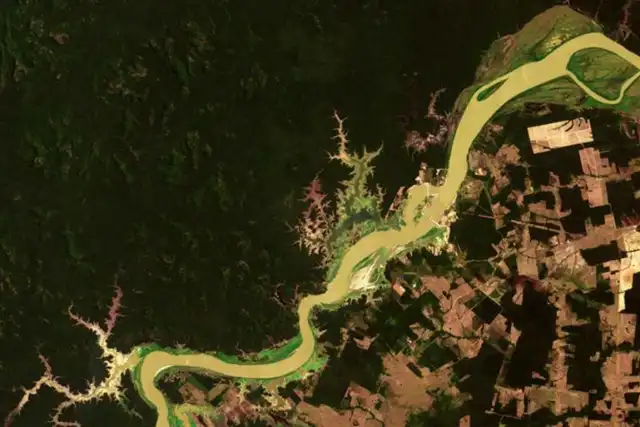
#> input picture imagem_exemplo2.jpeg, 640 x 427 px, found by its file name
$ python limiarizacao.py
#> lines starting #> are read from the running program, lines starting #| are printed output that depends on the picture; after the words box and inside, x2 and y2 are one past the last pixel; in counts of white or black regions, pixels touching at a corner belong together
import cv2
import numpy as np

# carrega a imagem em escala de cinza
img = cv2.imread('imagem_exemplo2.jpeg', 0)
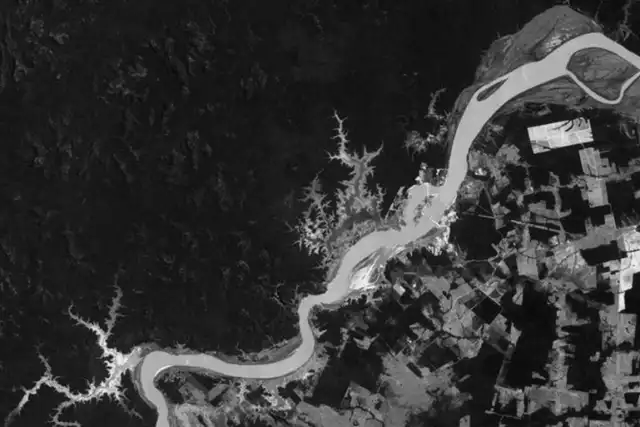
#> img: shape (427, 640); min 1, max 247, mean 52.9

# verifica se a imagem foi carregada corretamente
if img is None:
    print("Erro ao carregar a imagem. Verifique o nome do arquivo e o caminho.")
    exit()

# aplica limiarizazao
ret1, th1 = cv2.threshold(img, 127, 255, cv2.THRESH_BINARY)
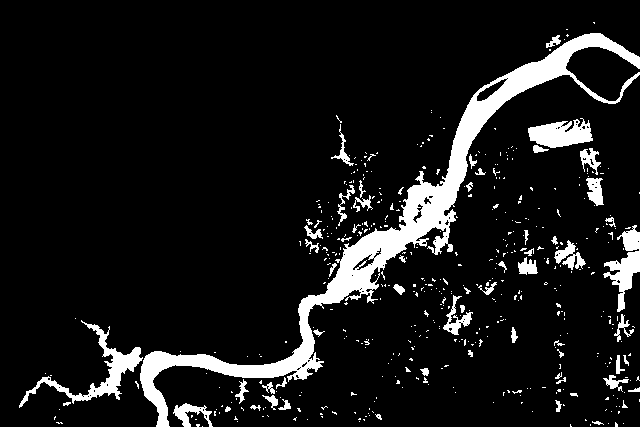
#> th1: shape (427, 640); 9.5% white; 475 white regions (414 under 20 px), largest, box (x1, y1, x2, y2) and area: (140, 33, 640, 427) 15151, (19, 320, 143, 408) 1773, (603, 225, 640, 312) 1287
ret2, th2 = cv2.threshold(img, 127, 255, cv2.THRESH_BINARY+cv2.THRESH_OTSU)
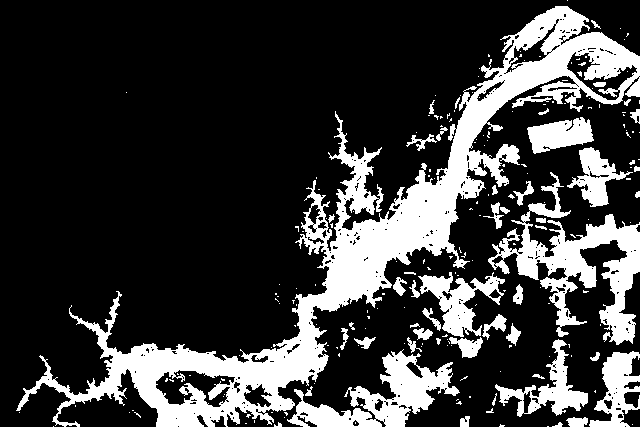
#> th2: shape (427, 640); 23.1% white; 211 white regions (162 under 20 px), largest, box (x1, y1, x2, y2) and area: (16, 6, 640, 427) 36990, (488, 172, 640, 345) 7787, (287, 349, 460, 427) 5004
#> ret2 = 79
th3 = cv2.adaptiveThreshold(img, 255, cv2.ADAPTIVE_THRESH_MEAN_C, cv2.THRESH_BINARY, 11, 2)
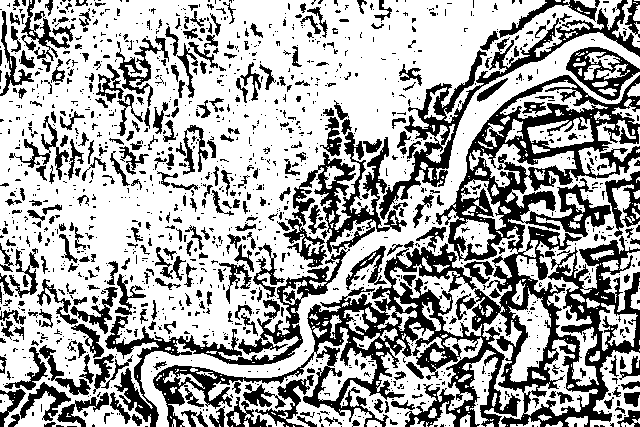
#> th3: shape (427, 640); 65.6% white; 1453 black regions (1106 under 20 px), largest, box (x1, y1, x2, y2) and area: (153, 75, 640, 427) 38168, (379, 0, 640, 220) 5496, (105, 249, 350, 427) 5149
th4 = cv2.adaptiveThreshold(img, 255, cv2.ADAPTIVE_THRESH_GAUSSIAN_C, cv2.THRESH_BINARY, 11, 2)
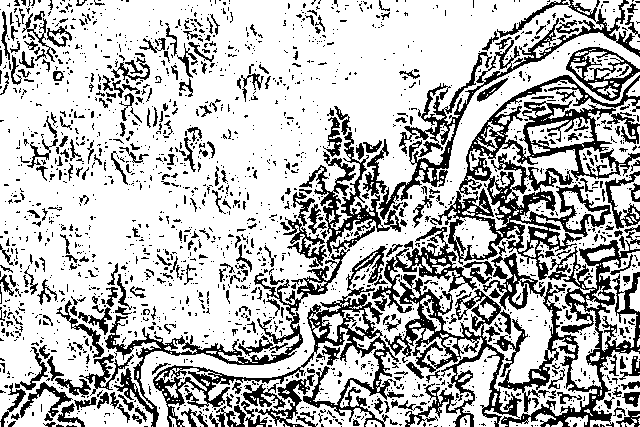
#> th4: shape (427, 640); 72.5% white; 2024 black regions (1694 under 20 px), largest, box (x1, y1, x2, y2) and area: (430, 75, 640, 280) 10654, (483, 232, 640, 427) 7716, (372, 226, 522, 427) 7249

# salva as imagens
titles = ['limiarizacao/img_original.png', 'limiarizacao/img_segmentada.png', 'limiarizacao/img_otsu.png', 'limiarizacao/img_adaptada.png', 'limiarizacao/img_gaussiano.png']
images = [img, th1, th2, th3, th4]

for i in range(5):
    cv2.imwrite(titles[i], images[i])

print("Imagens salvas.")

$ run again, with imagem_exemplo.jpeg copied over imagem_exemplo2.jpeg
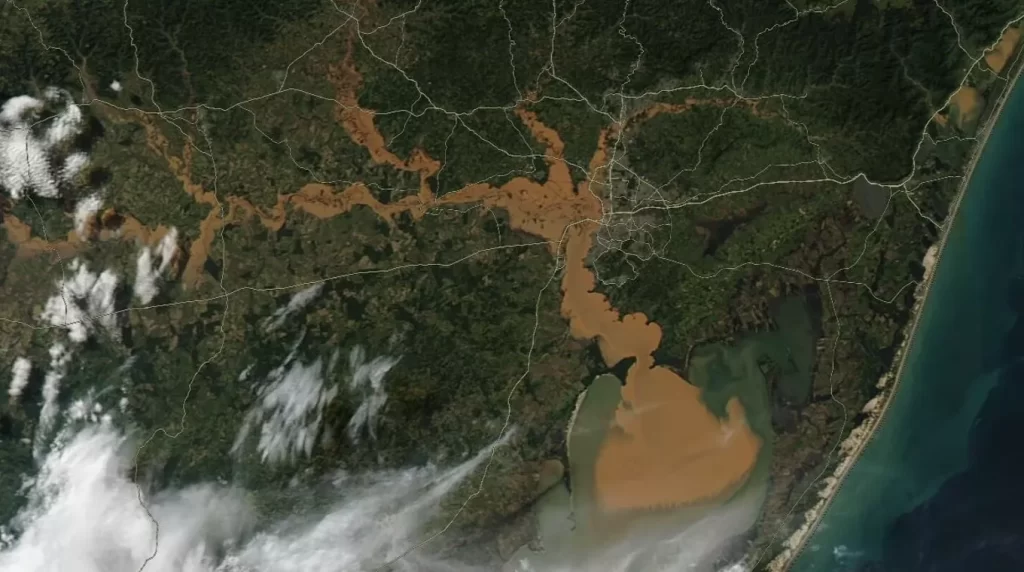
#> input picture imagem_exemplo.jpeg, 1024 x 572 px, found by its file name
#> `ret1, th1 = cv2.threshold(img, 127, 255, cv2.THRESH_BINARY)`:
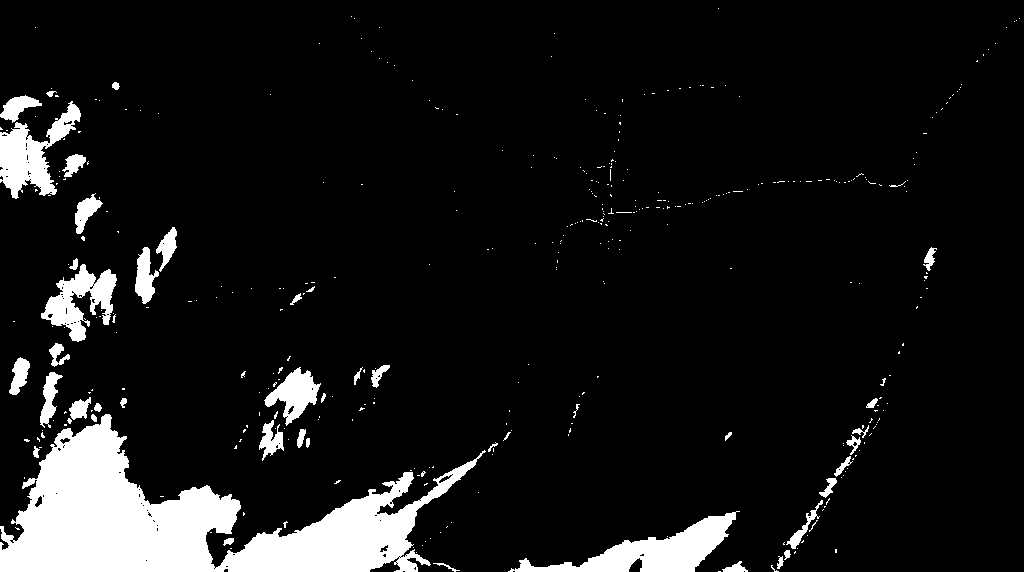
#> th1: shape (572, 1024); 9% white; 408 white regions (361 under 20 px), largest, box (x1, y1, x2, y2) and area: (0, 414, 486, 572) 32437, (508, 511, 740, 572) 4915, (0, 101, 81, 199) 3323
#> th2: shape (572, 1024); 20.9% white; 1151 white regions (1027 under 20 px), largest, box (x1, y1, x2, y2) and area: (0, 149, 765, 572) 86026, (0, 95, 83, 200) 4891, (229, 360, 323, 463) 4512
#> ret2 = 92
#> th3: shape (572, 1024); 59.8% white; 2627 black regions (1882 under 20 px), largest, box (x1, y1, x2, y2) and area: (0, 102, 222, 527) 23923, (170, 269, 478, 496) 19947, (573, 69, 1024, 484) 15632
#> `th4 = cv2.adaptiveThreshold(img, 255, cv2.ADAPTIVE_THRESH_GAUSSIAN_C, ..`:
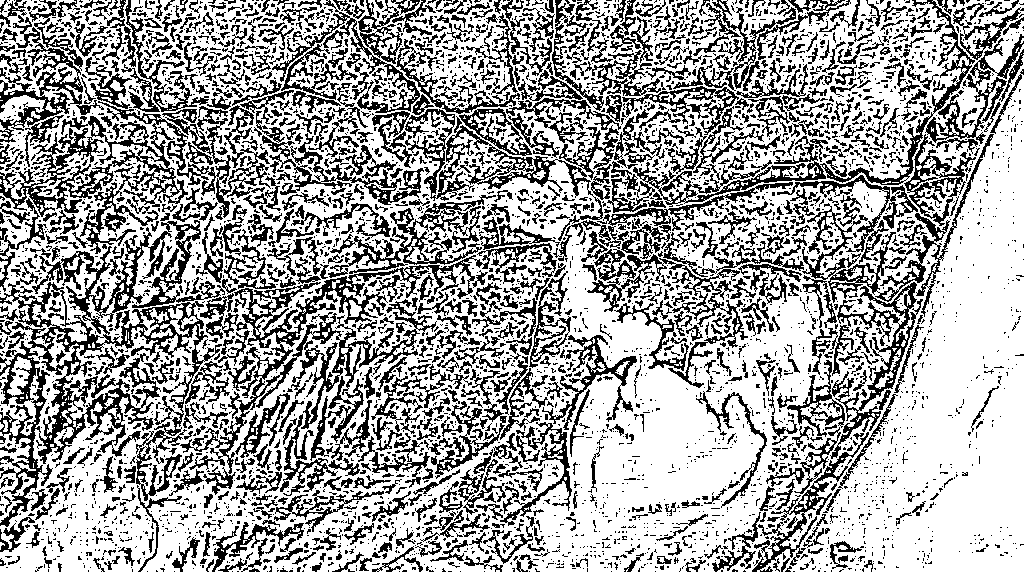
#> th4: shape (572, 1024); 65.1% white; black in thin lines or dots
